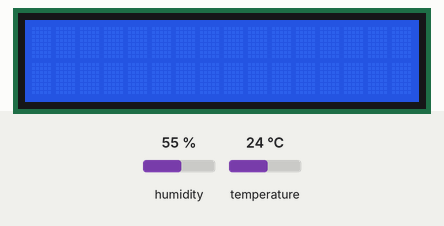
The sketch below on a simulated Arduino Uno, built with avr-gcc and run on an emulated ATmega328P. Shown: 16×2 character LCD. Inputs (shaded band) come from the test bench; at power-on: humidity 55 %, temperature 24 °C. What the sketch prints to the serial monitor is not drawn.

Above: at 5.2 s.
5.3 s: humidity set to 22 %
At 13.1 s:
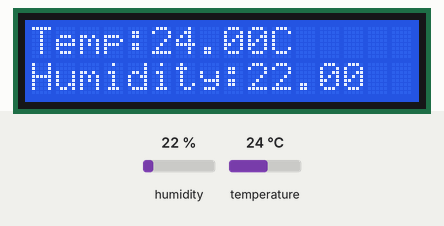
13.6 s: temperature set to 12 °C
At 20.5 s:
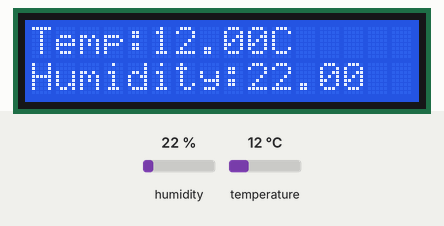
21.6 s: humidity set to 40 %
At 29.1 s:
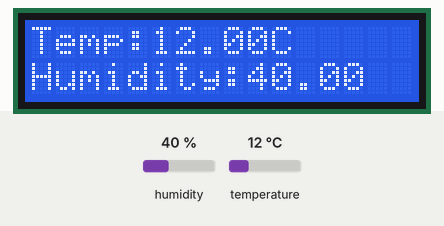
29.7 s: temperature set to 19 °C
At 37.7 s:
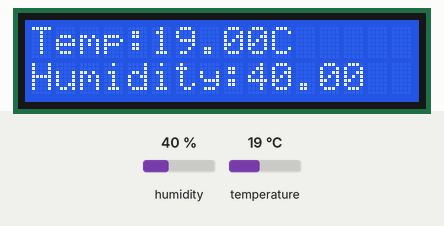
Timing chart, 0 to 38.8 s (numbered marks = the images above; inputs shaded):
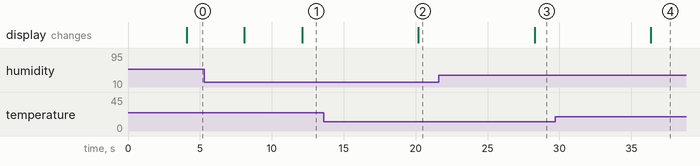

Measured:
- after the input at 5.3 s, the display: first differs from a run without the input after 6.8 s (image 1)
- after the input at 13.6 s, the display: changes after 6.6 s (image 2)
- after the input at 21.6 s, the display: changes after 6.7 s (image 3)
- after the input at 29.7 s, the display: changes after 6.6 s (image 4)

The sketch:

DHT_Sensor_LCD_Display.ino
```cpp
#include <DHT.h>
#include <LiquidCrystal.h>
int rs = 7;
int en = 8;
int d4 = 9;
int d5 = 10;
int d6 = 11;
int d7 = 12;
LiquidCrystal lcd(rs,en,d4,d5,d6,d7);

#define Type DHT11
int sensePin = 2;
DHT HT(sensePin,Type);
float humidity;
float tempC;
float tempF;
float tempK;
int dt = 4000;
void setup() {
  // put your setup code here, to run once:
  Serial.begin(9600);
  HT.begin();
  delay(dt);
   lcd.begin(16,2);

}

void loop() {
  // put your main code here, to run repeatedly:

  humidity = HT.readHumidity();
  tempC = HT.readTemperature();
  tempF = HT.readTemperature(true);
  tempK = tempC + 273.15;
  Serial.print("Humidity: ");
  Serial.println(humidity);
  Serial.print("Temp in C ");
  Serial.println(tempC);
  Serial.print("Temp in F ");
  Serial.println(tempF);
  Serial.print("Temp in K ");
  Serial.println(tempK);
  delay(dt);
  lcd.clear();
  lcd.setCursor(0,0);
  lcd.print("Temp:");
  lcd.print(tempC);
  lcd.print("C");
  lcd.setCursor(0,1);
  lcd.print("Humidity:");
  lcd.print(humidity);


}
```
